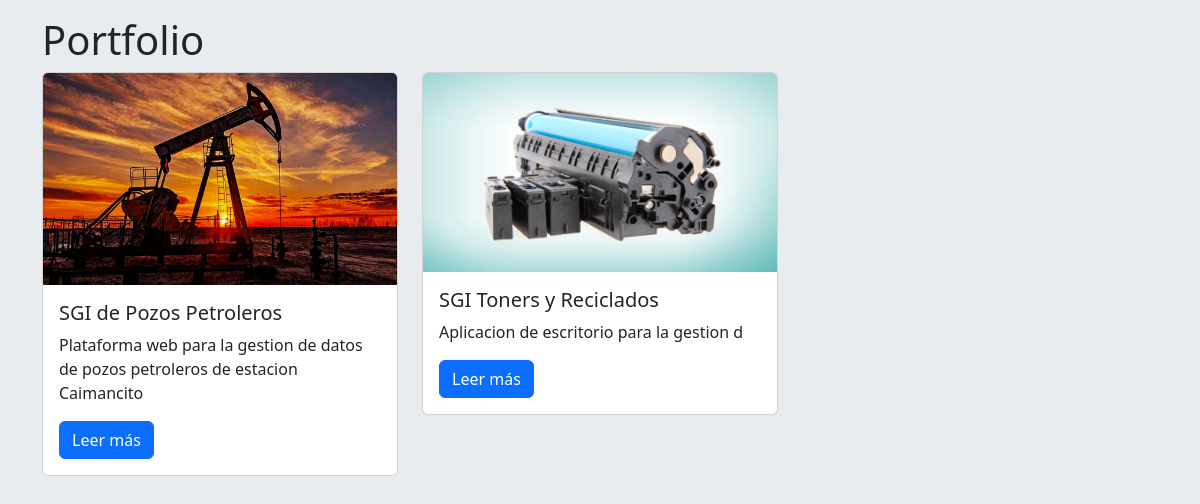
The page /portfolio/ on the database its author committed.
### Portfolio/models.py (models this page shows)
class Proyecto(models.Model):
    titulo = models.CharField(max_length=100)
    descripcion = models.TextField()
    tecnologias = models.CharField(max_length=200)
    link = models.CharField(max_length=150)
    imagen = models.FilePathField(path='/img')

### Portfolio/views.py (the view)
# urls.py: path('', views.ProjectIndex, name='project_index'),
def ProjectIndex(request):
    proyectos = Proyecto.objects.all()
    context = {
        'proyectos': proyectos
    }
    return render(request, 'projects/index.html', context)

### Portfolio/templates/projects/index.html
{% extends "base.html" %}
{% load static %}
{% block page_content %}
    <main class="container mt-3 mb-5">
        <div class="row">
            <h1>Portfolio</h1>
        </div>
        <div class="row">
            {% for proyecto in proyectos %}
                <div class="col-12 col-md-4">
                    <article class="card mb-2">
                        <img src="{% static proyecto.imagen %}" class="card-img-top img-fluid"    alt="{{ proyecto.titulo }}">
                        <div class="card-body">
                            <h5 class="card-title">{{ proyecto.titulo }}</h5>
                            <p class="card-text">{{ proyecto.descripcion }}</p>
                            <a href="{% url 'project_detail' proyecto.pk %}" class="btn btn-primary">Leer más</a>
                        </div>
                    </article>
                </div>
            {% endfor %}
        </div>
    </main>
{% endblock %}

### MiPrimerApp/templates/base.html (shortened to what this page needs)
<!DOCTYPE html>
<html lang="en">
<head>
    <link href="https://cdn.jsdelivr.net/npm/bootstrap@5.3.1/dist/css/bootstrap.min.css" rel="stylesheet">
</head>
<body class="bg-body-secondary">
    {% block page_content %} {% endblock %}
</body>
</html>

### rows shown on the page
Proyecto: imagen (picture), titulo "SGI de Pozos Petroleros", descripcion "Plataforma web para la gestion de datos de pozos petroleros de estacion Caimancito"
Proyecto: imagen (picture), titulo "SGI Toners y Reciclados", descripcion "Aplicacion de escritorio para la gestion d"
